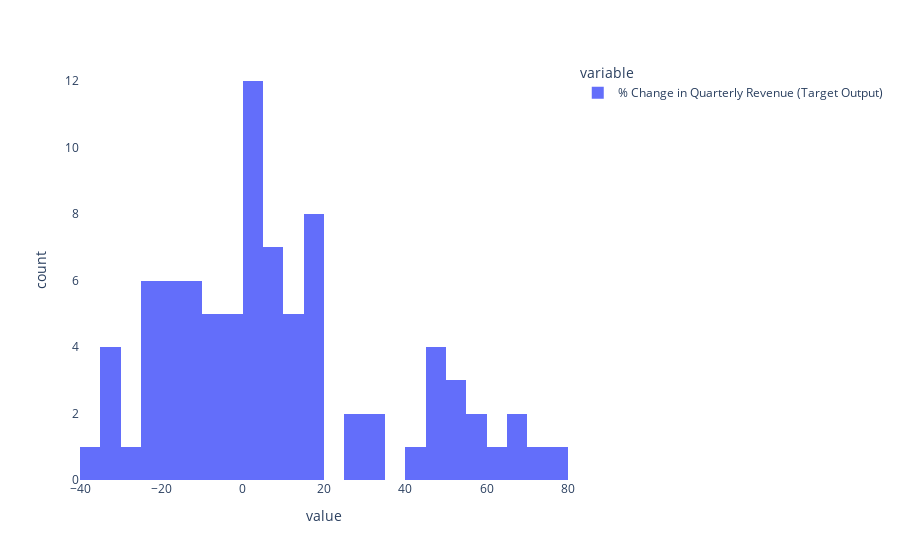

Notebook cell for this chart:
### Code cell
# Let's plot the histogram for the target column (output) for Apple
fig = px.histogram(apple_df['% Change in Quarterly Revenue (Target Output)'] * 100, nbins = 30)
fig.update_layout({'plot_bgcolor': "white"})

### Figure 1 — Plotly figure (JSON) as saved in the notebook; plotly's stock layout.template omitted (floating-point values rounded to 4 significant figures)
{"data": [{"alignmentgroup": "True", "bingroup": "x", "hovertemplate": "variable=% Change in Quarterly Revenue (Target Output)<br>value=%{x}<br>count=%{y}<extra></extra>", "legendgroup": "% Change in Quarterly Revenue (Target Output)", "marker": {"color": "#636efa", "pattern": {"shape": ""}}, "name": "% Change in Quarterly Revenue (Target Output)", "nbinsx": 30, "offsetgroup": "% Change in Quarterly Revenue (Target Output)", "orientation": "v", "showlegend": true, "type": "histogram", "x": [-1.695, -5.172, 8.727, -4.415, 0.9797, 2.01, 0.2038, 4.746, 11.0, 16.97, -4.835, 5.5, 16.68, 48.51, -7.077, 8.541, 4.489, 56.31, -24.18, 0.2524, 10.69, 47.1, -26.02, 2.774, 14.92, 54.54, -21.82, -0.639, 5.774, 28.78, -19.71, 2.132, 18.39, 58.9, -13.93, 16.3, 29.57, 31.45, -7.756, 15.83, -1.054, 63.89, -15.43, -10.62, 2.693, 51.57, -20.01, -18.99, 6.084, 53.7, -20.75, -18.0, 12.53, 77.1, -22.24, -14.49, 3.822, 47.32, -33.37, -16.22, 10.61, 67.23, -32.49, -14.16, 15.79, 67.92, -30.76, -12.88, 18.09, 34.04, -31.19, -7.25, 19.01, 43.38, -36.49, 2.353, 8.399, 72.24, -19.61, -9.098, 2.365, 48.69, -21.52, -14.72, 8.663], "xaxis": "x", "yaxis": "y"}], "layout": {"barmode": "relative", "legend": {"title": {"text": "variable"}, "tracegroupgap": 0}, "margin": {"t": 60}, "plot_bgcolor": "white", "xaxis": {"anchor": "y", "domain": [0, 1], "title": {"text": "value"}}, "yaxis": {"anchor": "x", "domain": [0, 1], "title": {"text": "count"}}}}
